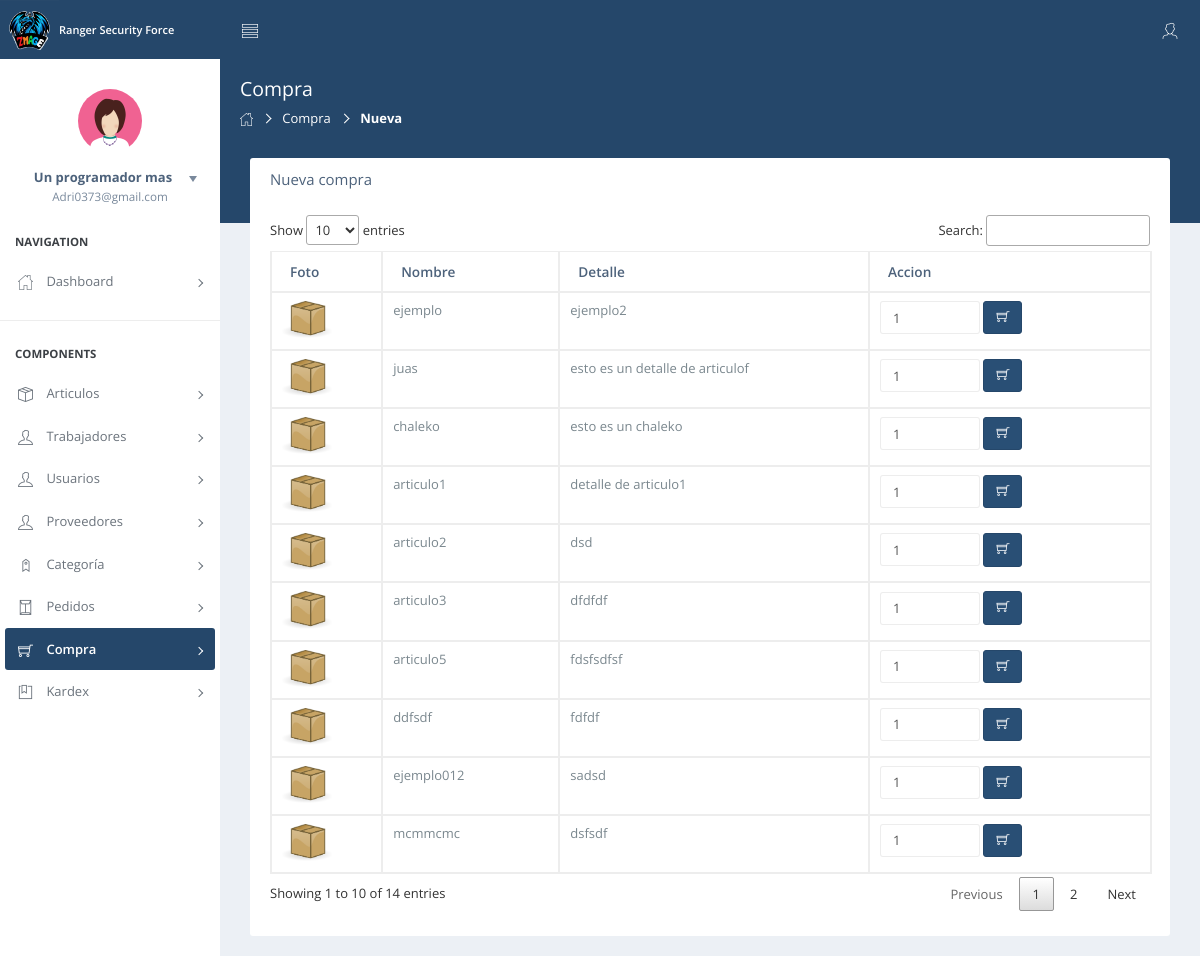
/ranger_security/view/compra/nuevo.php (signed in), run on the app's committed database.
### tables this page shows
CREATE TABLE `articulo` (
  `id_art` int(11) NOT NULL,
  `foto` varchar(100) NOT NULL,
  `nomar` varchar(100) NOT NULL,
  `stock` char(3) NOT NULL,
  `detalle` varchar(100) NOT NULL,
  `id_cat` int(11) NOT NULL,
  `id_prove` int(11) NOT NULL,
  `fere` timestamp NOT NULL DEFAULT current_timestamp() ON UPDATE current_timestamp()
);

### ranger_security/view/compra/nuevo.php (the view, shortened to what this page needs)
<!DOCTYPE html>
<html lang="es">
<head>
    <link href="..\..\assets\css\bootstrap.min.css" rel="stylesheet">
    <link href="..\..\assets\css\nifty.min.css" rel="stylesheet">
    <link href="..\..\assets\css\demo\nifty-demo-icons.min.css" rel="stylesheet">
    <link href="..\..\assets\plugins\themify-icons\themify-icons.min.css" rel="stylesheet">
    <link href="..\..\assets\plugins\pace\pace.min.css" rel="stylesheet">
    <link href="..\..\assets\css\demo\nifty-demo.min.css" rel="stylesheet">
    <link href="../../assets/plugins/DataTables/css/datatables.css" rel="stylesheet">
</head>
<body>
    <div id="container" class="effect aside-float aside-bright mainnav-lg">
        <header id="navbar">
            <div id="navbar-container" class="boxed">
                <div class="navbar-header">
                    <a href="pages-admin.php" class="navbar-brand">
                         <img src="..\..\assets\images\logo.png" alt="Ranger Logo" class="brand-icon">
                        <div class="brand-title">
                            <span class="brand-text" style="font-size: 11px;">Ranger Security Force</span>
                        </div>
                    </a>
                </div>
                <div class="navbar-content">
                    <ul class="nav navbar-top-links">
                        <li class="tgl-menu-btn">
                            <a class="mainnav-toggle" href="#">
                                <i class="demo-pli-list-view"></i>
                            </a>
                        </li>
                    </ul>
                    <ul class="nav navbar-top-links">
                        <li id="dropdown-user" class="dropdown">
                            <a href="#" data-toggle="dropdown" class="dropdown-toggle text-right">
                                <span class="ic-user pull-right">
                                    <i class="demo-pli-male"></i>
                                </span>
                            </a>
                        </li>
                    </ul>
                </div>
            </div>
        </header>
        <div class="boxed">
            <div id="content-container">
                <div id="page-head">
                    <div id="page-title">
                        <h1 class="page-header text-overflow">Compra</h1>
                    </div>
                    <ol class="breadcrumb">
					<li><a href="#"><i class="demo-pli-home"></i></a></li>
					<li><a href="mostrar.php">Compra</a></li>
					<li class="active">Nueva</li>
                    </ol>
                </div>
                <div id="page-content">
<div class="col-sm-12">
<div class="white-box">
    <div class="table-responsive">
        <div class="panel">
                        <div class="panel-heading">
                            <h3 class="panel-title">Nueva compra</h3>
                        </div>
                        <div class="panel-body" >
  <?php
$con  = new mysqli("localhost","root","","ranger_security");
$products = $con->query("SELECT articulo.id_art, articulo.foto,articulo.nomar, articulo.stock, articulo.detalle, categoria.id_cat, categoria.nomcat, articulo.fere FROM articulo INNER JOIN categoria ON articulo.id_cat = categoria.id_cat  GROUP BY articulo.id_art");
?>
              <table class="table table-bordered" id="myTable3">
                <thead>
                <tr>
                    <th>Foto</th>
                    <th>Nombre</th>
                    <th>Detalle</th>
                    <th>Accion</th>
                </tr>
                </thead>
            <tbody>
               <?php
while($r=$products->fetch_object()):?>
                <tr>
     <td><?php  echo "<img src='../../assets/images/".$r->foto."'width='50'"; ?></td>
     <td><?php echo $r->nomar; ?></td>
     <td><?php echo $r->detalle; ?></td>
     <td style="width:260px;">
    <?php
    $found = false;
    ?>
    <?php if($found):?>
        <a href="cart.php" class="btn btn-info">Agregado</a>
    <?php else:?>
    <form class="form-inline" method="post" action="addtocart.php">
      <div class="form-group">
        <input type="number" name="canti" value="1" style="width:100px;" min="1" class="form-control" placeholder="Cantidad">
      </div>
      <button type="submit" class="btn btn-primary"> <i class="ti-shopping-cart"></i></button>
    </form>
    <?php endif; ?>
    </td>
                </tr>
<?php endwhile; ?>
            </tbody>
            </table>
        </div>
     </div>
    </div>
</div>
</div>
                </div>
            </div>
            <nav id="mainnav-container">
                <div id="mainnav">
                    <div id="mainnav-menu-wrap">
                        <div class="nano">
                            <div class="nano-content">
								<div id="mainnav-profile" class="mainnav-profile">
                                    <div class="profile-wrap text-center">
                                        <div class="pad-btm">
                                            <img class="img-circle img-md" src="..\..\assets\images\7.png" alt="Profile Picture">
                                        </div>
                                        <a href="#profile-nav" class="box-block" data-toggle="collapse" aria-expanded="false">
                                            <span class="pull-right dropdown-toggle">
                                                <i class="dropdown-caret"></i>
                                            </span>
                                            <p class="mnp-name"><?php echo ucfirst($_SESSION['nombre']); ?></p>
                                            <span class="mnp-desc"><?php echo ucfirst($_SESSION['correo']); ?></span>
                                        </a>
                                    </div>
                                </div>
                                <ul id="mainnav-menu" class="list-group">
						            <li class="list-header">Navigation</li>
						            <li>
						                <a href="..\admin\pages-admin.php">
						                    <i class="demo-pli-home"></i>
						                    <span class="menu-title">Dashboard</span>
											<i class="arrow"></i>
						                </a>
						            </li>
						            <li class="list-divider"></li>
						            <li class="list-header">Components</li>
                                    <li>
						                <a href="#">
						                    <i class="ti-package"></i>
						                    <span class="menu-title">Articulos</span>
											<i class="arrow"></i>
						                </a>
						            </li>
						            <li>
						                <a href="#">
						                    <i class="ti-user"></i>
						                    <span class="menu-title">Trabajadores</span>
											<i class="arrow"></i>
						                </a>
						            </li>
                                    <li>
                                        <a href="#">
                                            <i class="ti-user"></i>
                                            <span class="menu-title">Usuarios</span>
                                            <i class="arrow"></i>
                                        </a>
                                    </li>
									<li>
						                <a href="#">
						                    <i class="ti-user"></i>
						                    <span class="menu-title">Proveedores</span>
											<i class="arrow"></i>
						                </a>
						            </li>
                                    <li>
						                <a href="#">
						                    <i class="ti-tag"></i>
						                    <span class="menu-title">Categoría</span>
											<i class="arrow"></i>
						                </a>
						            </li>
                                    <li>
						                <a href="#">
						                    <i class="ti-envelope"></i>
						                    <span class="menu-title">Pedidos</span>
											<i class="arrow"></i>
						                </a>
						            </li>
                                    <li class="active-sub">
                                        <a href="#">
                                            <i class="ti-shopping-cart"></i>
                                            <span class="menu-title">Compra</span>
                                            <i class="arrow"></i>
                                        </a>
                                    </li>
                                    <li>
                                        <a href="#">
                                            <i class="ti-bookmark-alt"></i>
                                            <span class="menu-title">Kardex</span>
                                            <i class="arrow"></i>
                                        </a>
                                    </li>
                                </ul>
                            </div>
                        </div>
                    </div>
                </div>
            </nav>
        </div>
    </div>
</body>
</html>

### data on the page
articulo: foto (picture), nomar "ejemplo", detalle "ejemplo2"
articulo: foto (picture), nomar "juas", detalle "esto es un detalle de articulof"
articulo: foto (picture), nomar "chaleko", detalle "esto es un chaleko"
articulo: foto (picture), nomar "articulo1", detalle "detalle de articulo1"
articulo: foto (picture), nomar "articulo2", detalle "dsd"
articulo: foto (picture), nomar "articulo3", detalle "dfdfdf"
articulo: foto (picture), nomar "articulo5", detalle "fdsfsdfsf"
articulo: foto (picture), nomar "ddfsdf", detalle "fdfdf"
articulo: foto (picture), nomar "ejemplo012", detalle "sadsd"
articulo: foto (picture), nomar "mcmmcmc", detalle "dsfsdf"

### other printed values
$_SESSION['nombre'] "Un programador mas"
$_SESSION['correo'] "Adri0373@gmail.com"
